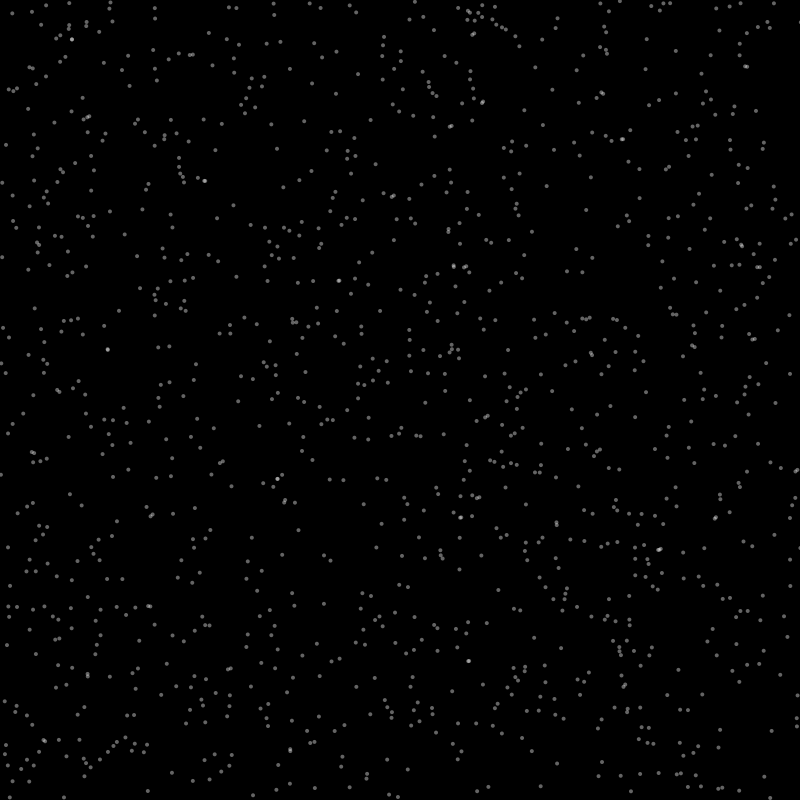
Frame 1 (no input)
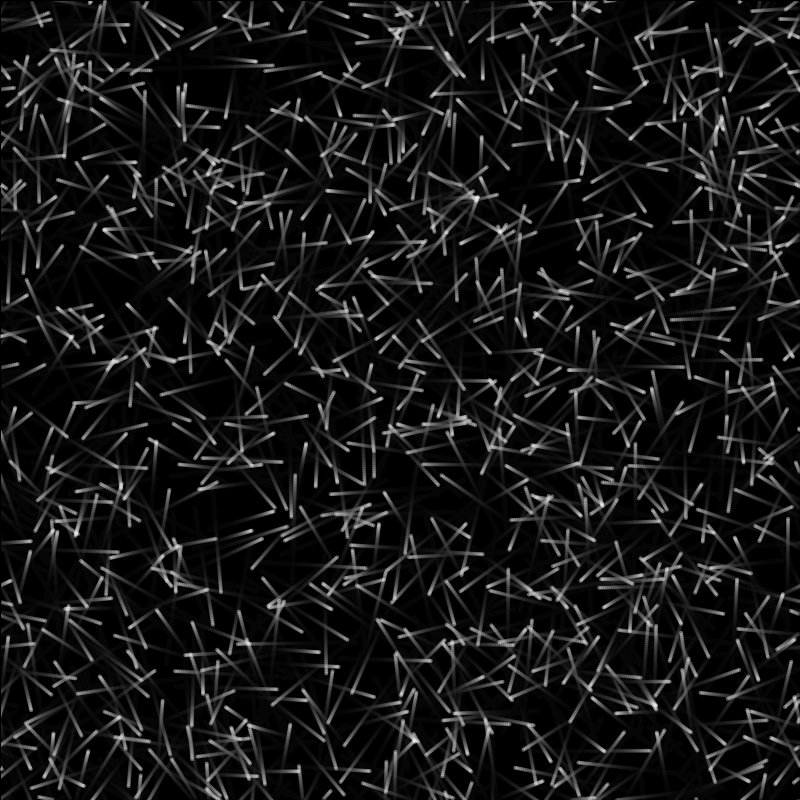
Frame 60 (the mouse pressed at the canvas centre just before this capture)
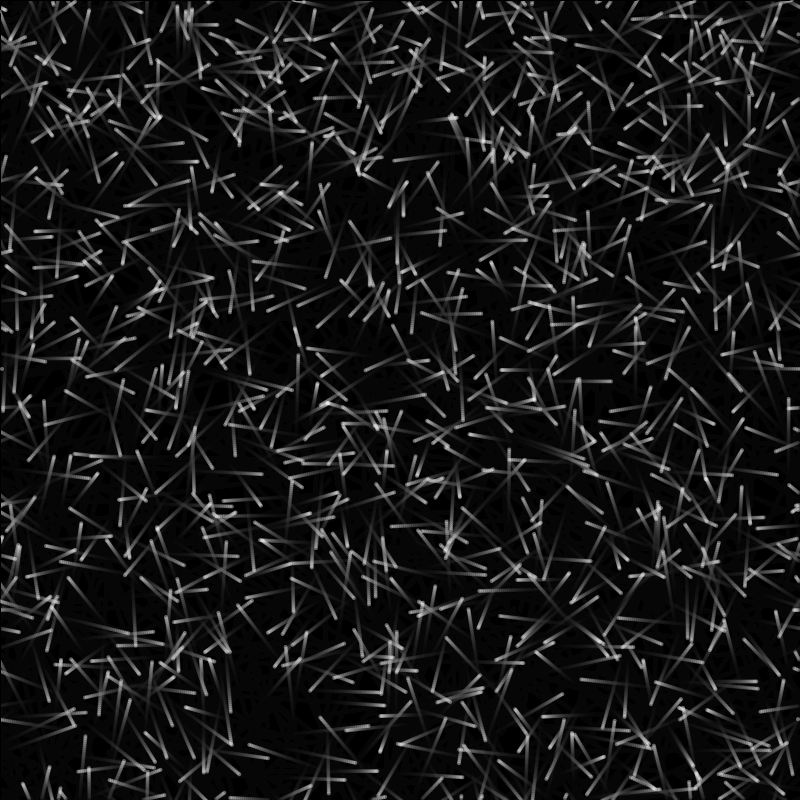
Frame 120 (the mouse held since frame 60 and released just before this capture)

The Processing sketch that drew these frames (run headless with seeded random() and noise(); from frame 60 on, the mouse is pressed at the canvas centre):

// Processing sketch: GravityWells
// ── GravityWells.pde
// Gravity Wells

//Lists of objects that will be generated, particles and attractors
ArrayList<Particle> particles = new ArrayList<Particle>();
ArrayList<Attractor> attractors = new ArrayList<Attractor>();

//Constants, modify these to change the behavior of the simulation
color backgroundColor = color(0, 0, 0, 20);
color particleColor = color(255, 255, 255, 100);

void setup(){
    size(800, 800);
    pixelDensity(2);
    background(0);
    for(int i = 0; i < 1200; i++){
        particles.add(new Particle());
    }
}

void draw(){
    pushStyle();
        fill(backgroundColor);
        rect(0, 0, width, height);
    popStyle();

    // First we display the attractors so that they are drawn behind the particles
    for(Attractor attractor : attractors){
        attractor.display();
    }
    // Now we update the particles, applying the forces from the attractors to each particle
    for(Particle p : particles){
        for(Attractor attractor : attractors){
            PVector displacement = PVector.sub(attractor.position, p.position);
            // We limit the distance to avoid extreme forces when particles are too close to the attractor
            // this has the added effect that particles will not clamp on the center of the attractor
            // therefore they will not explode as a single front on just one attactor when removed
            float distance = max(displacement.mag(), 10);
            // For the force we use a gravity-like formula 
            // proportional to mass and inversely proportional to the square of the displacement
            float forceMagnitude = (attractor.mass) / (distance * distance);
            PVector force = displacement.normalize().mult(forceMagnitude);
            p.applyForce(force);
        }
        p.update();
        p.display();
    }
}

void mousePressed(){
    float mass = random(50, 100);
    PVector mousePos = new PVector(mouseX, mouseY);
    if(mouseButton == LEFT){
        attractors.add(new Attractor(mousePos, mass));
    } else if(mouseButton == RIGHT){
        attractors.add(new Attractor(mousePos, -mass, color(255, 255, 255,100)));
    }
}

void keyPressed(){
    if((key == 'c' || key == 'C') && !attractors.isEmpty()){
        pushStyle();
            // We flash the screen to indicate the attractors exploded
            fill(255,100);
            rect(0, 0, width, height);
        popStyle();
        attractors.clear();
    }
}

// ── Attractor.pde
class Attractor{
    PVector position;
    float mass;
    color attractorColor, outlineColor;

    Attractor(PVector position, float mass){
        this.position = position;
        this.mass = mass;
        this.attractorColor = color(0,100);
    }

    // We add a constructor that allows to specify the color of the attractor, so that we can create repellers with a different color
    // eventually this could help the class to be reused in other sketches.
    Attractor(PVector position, float mass, color attractorColor){
        this.position = position;
        this.mass = mass;
        this.attractorColor = attractorColor;
    }
    void display(){
        float jitter = random(0, abs(mass)/10); // Adding a little jitter to the size of the attractor makes it look more organic
        float radius = (abs(mass)+jitter)*0.5; // The radius of the attractor is proportional to its mass
        pushStyle();
            outlineColor = _invertColor(attractorColor);
            stroke(outlineColor);
            strokeWeight(1);
            fill(attractorColor);
            ellipse(position.x, position.y, radius, radius);
        popStyle();
    }

    color _invertColor(color c){
        // This function inverts the color of the attractor to create a contrasting outline
        // eventually a function like this should be moved into a utility library so that it can be reused in other sketches.
        return color(
            255 - red(c),
            255 - green(c),
            255 - blue(c)
        );
    }
}
// ── Particle.pde
class Particle{
    PVector position;
    PVector velocity;
    PVector acceleration;
    Particle(){
        position = new PVector(random(width), random(height));
        velocity = PVector.random2D().mult(random(1, 3)); // Creates random unitary vector and multiplies it by a random amount between 1 and 3 to give it some speed
        acceleration = new PVector(0, 0); // No acceleration for now
    }
    void applyForce(PVector force) {
        acceleration.add(force);
    }
    void update(){
            // Makes it clip through the walls and reappear on the other side
        if (position.x < 0) {
            position.x = width;
        }
        if (position.x > width) {
            position.x = 0;
        }
        if (position.y < 0 ) {
            position.y = height;
        }
        if (position.y > height) {
            position.y = 0;
        }
        velocity.add(acceleration);
        velocity.limit(2); // Limit the velocity to prevent it from getting too fast
        position.add(velocity);
        acceleration.mult(0); // Reset acceleration after applying it 
    }
    
    void display(){
        // Set the particle color to white with some transparency
        pushStyle();
        noStroke();
        fill(particleColor);
        ellipse(position.x, position.y, 4, 4);
        popStyle();
    }
}
